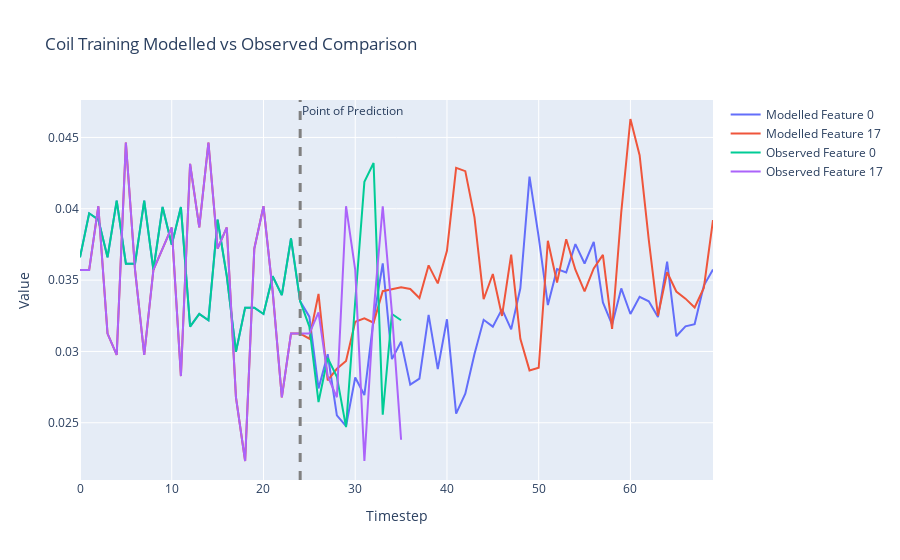

The notebook cell this image was saved under:
### Markdown cell above
## Coil Predictions vs Observed

### Code cell
states = []
# Select the batch we want to make predictions for
batch = 8
# After what step do we want the coil to start making its own predictions?
prediction_step = 24

# What features do we want to plot?
feature_sel = [0,17]

# Grab starting state tensor
state_tensor = batch_X[:,0,:]

# How many steps do we want to run the coil overall?
max_steps = 70

states.append(state_tensor[batch,feature_sel])
batch_size = batch_X.shape[0]
transition_tensor = torch.softmax(torch.zeros(batch_size, n_features, n_features), dim = 1).to("cuda")
for step_state in range(1,max_steps):
    state_tensor, transition_tensor = model.step_coil(state_tensor, transition_tensor)
    if step_state <= prediction_step:
        state_tensor = batch_X[:,step_state,:]
    states.append(state_tensor[batch,feature_sel])
    
# Move state dynamics to CPU
data = [row.to('cpu').detach().numpy() for row in states]
traces = list(zip(*data))

# Create the figure and add traces
fig = go.Figure()

# Plotting
for i, trace in enumerate(traces):
    model_trace = go.Scatter(y=trace, mode='lines', name=f'Modelled Feature {feature_sel[i]}')
    fig.add_trace(model_trace)
    
    
# Get observed data to CPU and plot
data = batch_X[batch,:,feature_sel].to('cpu')
# Transpose the data to get 5 traces
traces = list(zip(*data))

# Plotting
for i, trace in enumerate(traces):
    obs_trace = go.Scatter(y=trace, mode='lines', name=f'Observed Feature {feature_sel[i]}')
    fig.add_trace(obs_trace)
    
# Add Line highlighting when the coil becomes responsible for its own predictions
fig.add_vline(x=prediction_step, line_width=3, line_dash="dash", line_color="grey", annotation_text='Point of Prediction')    

# Add title and labels
fig.update_layout(title=f'Coil Training Modelled vs Observed Comparison',
                    xaxis_title='Timestep',
                    yaxis_title='Value')

# Show the figure
fig.show()

### Figure 1 — Plotly figure (JSON) as saved in the notebook; plotly's stock layout.template omitted (floating-point values rounded to 4 significant figures)
{"data": [{"mode": "lines", "name": "Modelled Feature 0", "type": "scatter", "y": [0.0366, 0.03968, 0.03924, 0.0366, 0.04056, 0.03616, 0.03616, 0.04056, 0.03571, 0.04012, 0.03748, 0.04012, 0.03175, 0.03263, 0.03219, 0.03924, 0.03527, 0.02998, 0.03307, 0.03307, 0.03263, 0.03527, 0.03395, 0.03792, 0.03351, 0.03244, 0.0274, 0.0298, 0.02552, 0.02477, 0.02818, 0.02694, 0.03224, 0.03618, 0.02946, 0.03069, 0.02767, 0.0281, 0.03256, 0.02876, 0.03226, 0.02564, 0.02703, 0.02983, 0.03222, 0.03174, 0.03297, 0.03154, 0.03442, 0.04226, 0.03801, 0.03325, 0.03577, 0.03554, 0.03752, 0.03616, 0.03768, 0.03343, 0.03187, 0.03442, 0.03262, 0.03383, 0.03351, 0.03241, 0.03629, 0.03107, 0.03176, 0.03192, 0.03462, 0.03575]}, {"mode": "lines", "name": "Modelled Feature 17", "type": "scatter", "y": [0.03571, 0.03571, 0.04018, 0.03125, 0.02976, 0.04464, 0.03571, 0.02976, 0.03571, 0.0372, 0.03869, 0.02827, 0.04315, 0.03869, 0.04464, 0.0372, 0.03869, 0.02679, 0.02232, 0.0372, 0.04018, 0.03423, 0.02679, 0.03125, 0.03125, 0.0309, 0.03403, 0.02797, 0.02878, 0.02933, 0.03208, 0.03233, 0.03201, 0.03422, 0.03435, 0.0345, 0.03438, 0.03374, 0.03603, 0.03477, 0.03705, 0.04286, 0.04264, 0.0394, 0.03366, 0.03543, 0.03249, 0.03679, 0.03089, 0.02867, 0.02886, 0.03776, 0.03483, 0.03786, 0.03573, 0.03421, 0.03582, 0.03677, 0.03157, 0.03977, 0.04629, 0.04376, 0.03782, 0.0325, 0.03555, 0.0342, 0.0337, 0.03308, 0.03445, 0.03921]}, {"mode": "lines", "name": "Observed Feature 0", "type": "scatter", "y": [0.0366, 0.03968, 0.03924, 0.0366, 0.04056, 0.03616, 0.03616, 0.04056, 0.03571, 0.04012, 0.03748, 0.04012, 0.03175, 0.03263, 0.03219, 0.03924, 0.03527, 0.02998, 0.03307, 0.03307, 0.03263, 0.03527, 0.03395, 0.03792, 0.03351, 0.03175, 0.02646, 0.02954, 0.02822, 0.02469, 0.03351, 0.04189, 0.04321, 0.02557, 0.03263, 0.03219]}, {"mode": "lines", "name": "Observed Feature 17", "type": "scatter", "y": [0.03571, 0.03571, 0.04018, 0.03125, 0.02976, 0.04464, 0.03571, 0.02976, 0.03571, 0.0372, 0.03869, 0.02827, 0.04315, 0.03869, 0.04464, 0.0372, 0.03869, 0.02679, 0.02232, 0.0372, 0.04018, 0.03423, 0.02679, 0.03125, 0.03125, 0.03125, 0.03274, 0.02827, 0.02679, 0.04018, 0.03571, 0.02232, 0.03274, 0.04018, 0.03274, 0.02381]}], "layout": {"annotations": [{"showarrow": false, "text": "Point of Prediction", "x": 24, "xanchor": "left", "xref": "x", "y": 1, "yanchor": "top", "yref": "y domain"}], "shapes": [{"line": {"color": "grey", "dash": "dash", "width": 3}, "type": "line", "x0": 24, "x1": 24, "xref": "x", "y0": 0, "y1": 1, "yref": "y domain"}], "title": {"text": "Coil Training Modelled vs Observed Comparison"}, "xaxis": {"title": {"text": "Timestep"}}, "yaxis": {"title": {"text": "Value"}}}}
